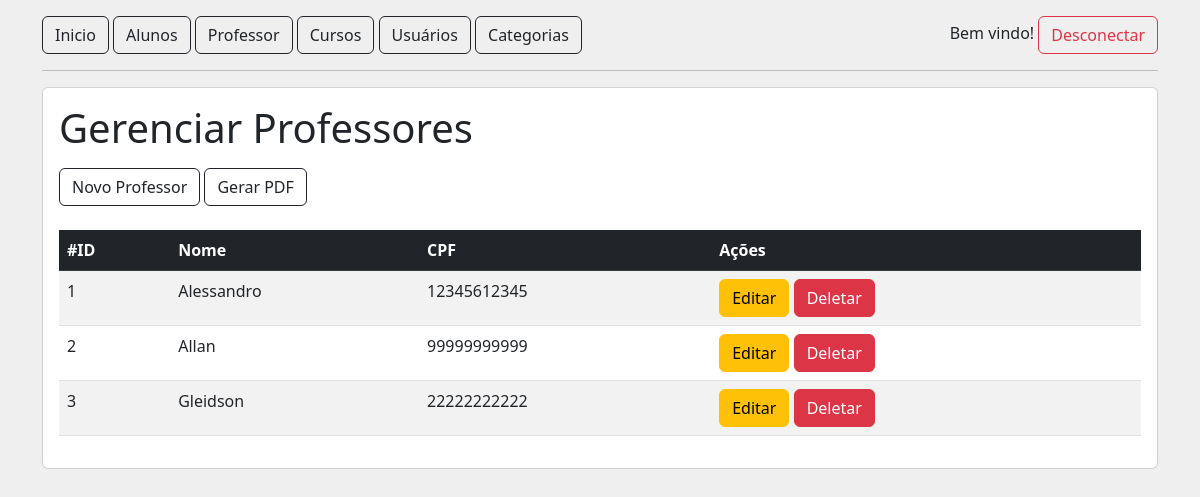
Page /professores/listar on the committed database.
### tables this page shows
CREATE TABLE tb_professores (
    id INT PRIMARY KEY AUTO_INCREMENT,
    endereco VARCHAR(45) NOT NULL,
    formacao VARCHAR(45) NOT NULL,
    status TINYINT NOT NULL,
    nome VARCHAR(100) NOT NULL,
    cpf CHAR(11) UNIQUE NOT NULL
);

### src/Controller/AbstractController.php (called while the page is built, shortened)
<?php
abstract class AbstractController
{
    public function render(string $view, ?array $dados = null, bool $navbar = true): void
    {
        include_once '../views/template/header.phtml';
        $navbar === true && include_once '../views/template/menu.phtml';
        include_once "../views/{$view}.phtml";
        include_once '../views/template/footer.phtml';
    }
}

### src/Controller/ProfessorController.php (called while the page is built, shortened)
<?php
class ProfessorController extends AbstractController
{
    public function listar(): void
    {
        $rep = new ProfessorRepository();
        $professores = $rep->buscarTodos();
        $this->render("professor/listar", [
            'professores' => $professores,
        ]);
    }
}

### public/index.php (called while the page is built, shortened)
<?php
$rotas = require '../config/routes.php';
$url = $_SERVER['REQUEST_URI'];
$rota = explode('?', $url)[0];
$method = $rotas[$rota]['method'];
(new $controller)->$method();

### src/Repository/ProfessorRepository.php (called while the page is built, shortened)
<?php
class ProfessorRepository implements RepositoryInterface
{
    public function buscarTodos(): iterable
    {
        $conexao = DatabaseConnection::abrirConexao();
        $sql = "SELECT * FROM ".self::TABLE;
        $query = $conexao->query($sql);
        $query->execute();
        return $query->fetchAll(PDO::FETCH_CLASS, Professor::class);
    }
}

### Views/professor/listar.phtml (the view)
<section class="mt-3 card card-body">
    <h1>Gerenciar Professores</h1>
    <div class="mt-2">
        <a href="/professores/novo" class="btn btn-outline-dark">Novo Professor</a>
        <a href="/professores/relatorio" class="btn btn-outline-dark">Gerar PDF</a>
    </div>
    <table class="table table-striped table-hover mt-4">
        <thead class="table-dark">
            <tr>
                <th>#ID</th>
                <th>Nome</th>
                <th>CPF</th>
                <th>Ações</th>
            </tr>
        </thead>
        <tbody>
            <?php
                if(isset($professores) && sizeOf($professores) > 0){
                    foreach ($professores as $professor) {
                        echo "
                            <tr>
                                <td>{$professor->id}</td>
                                <td>{$professor->nome}</td>
                                <td>{$professor->cpf}</td>
                                <td>
                                    <a href='/professores/editar?id={$professor->id}' class='btn btn-warning'>Editar</a>
                                    <a href='/professores/excluir?id={$professor->id}' class='btn btn-danger'>Deletar</a>
                                </td>
                            </tr>
                        ";
                    }
                }
            ?>
        </tbody>
    </table>
</section>

### rows in the picture
tb_professores: id "1", nome "Alessandro", cpf "12345612345"
tb_professores: id "2", nome "Allan", cpf "99999999999"
tb_professores: id "3", nome "Gleidson", cpf "22222222222"
